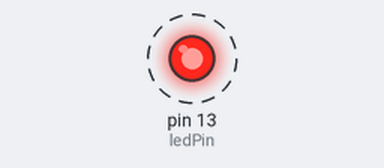
This sketch was run on a simulated Arduino Uno, built with avr-gcc and run on an emulated ATmega328P. Shown: output pins drawn as LEDs (lit = HIGH). Dashed ring = blinking.

Above: at 0.2 s.
Timing chart, 0 to 3.0 s (numbered marks = the images above):
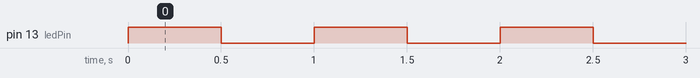

Measured:
- by itself, pin 13 (ledPin): alternates HIGH for 0.50 s and LOW for 0.50 s

The sketch:

sketch.ino
```cpp
const int ledPin = 13;
volatile bool ledState = false;

void setup() {
  pinMode(ledPin, OUTPUT);
  digitalWrite(ledPin, LOW);

  cli();

  TCCR1A = 0;
  TCCR1B = 0;
  TCNT1 = 0;
  OCR1A = 7812;
  TCCR1B |= (1 << WGM12);
  TCCR1B |= (1 << CS12) | (1 << CS10);
  TIMSK1 |= (1 << OCIE1A);

  sei();
}

void loop() {
  // put your main code here, to run repeatedly:

}

ISR(TIMER1_COMPA_vect) {
  ledState = !ledState;

  if (ledState) {
    digitalWrite(ledPin, HIGH);
  } else {
    digitalWrite(ledPin, LOW);
  }
}
```
